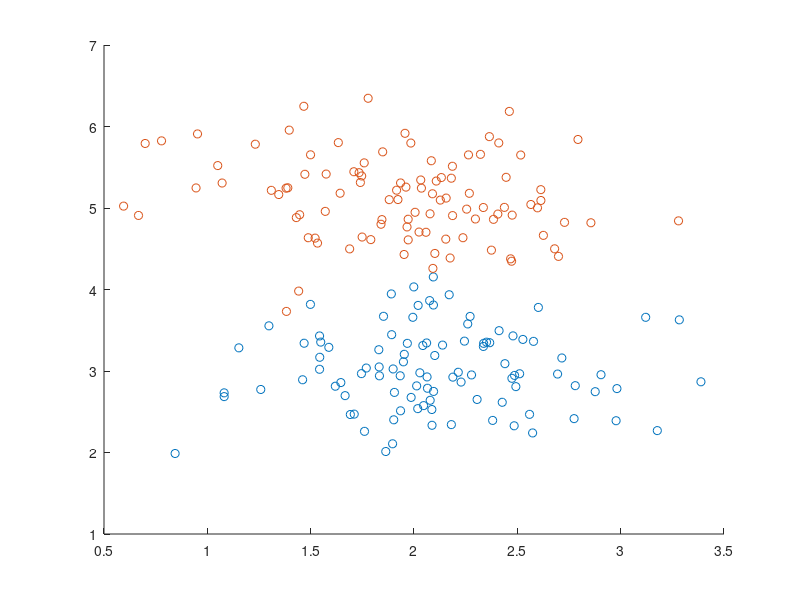

Write MATLAB code to recreate this figure. (Note: this script raises an error after producing the figure.)
%Test GDA


%create some fake data
u1 = [2,3];
u2 = [2,5];
c1 = [0.5,0.5];
c2 = [0.5,0.5];
nn = 100;

X0 = [c1(1)*randn(nn,1) + u1(1), c1(2)*randn(nn,1) + u1(2)];
X1 = [c2(1)*randn(nn,1) + u2(1), c2(2)*randn(nn,1) + u2(2)];

figure
scatter(X0(:,1),X0(:,2),'r.');
hold on
scatter(X1(:,1),X1(:,2),'b.');
hold off

%Get working data
X = [X0;X1];
Y = [ones(nn,1)*0; ones(nn,1)*1];




%Run GDA
[m,n] = size(X);
Y_row = repmat(Y,1,2);

phi = (1/m)*sum(Y==1);

mu_0 = sum( X.*(Y_row == 0) )/sum(Y==0); %find the rough mean of class 0
mu_1 = sum( X.*(Y_row == 1) )/sum(Y==1); %find the rough mean of class 1


%get relevant mean for each row
mu_y_0 = repmat(mu_0,m,1);
mu_y_1 = repmat(mu_1,m,1);
mu = mu_y_0.*(Y_row == 0) + mu_y_1.*(Y_row == 1);

sigma = (1/m).*( ( X - mu)'*( X - mu) );
sigin = inv(sigma);
thresh = 1/max(max(sigma));

%classify
stash = [];
for ii = 1:m
    P_0c = (1/ ( (2*pi)^(n/2) *sqrt(norm(sigma)) ) )* exp(-(1/2)*(X(ii,:) - mu_0)*sigin*(X(ii,:) - mu_0)' );
    P_1c = (1/ ( (2*pi)^(n/2) *sqrt(norm(sigma)) ) )* exp(-(1/2)*(X(ii,:) - mu_1)*sigin*(X(ii,:) - mu_1)' );
    
    if(max(P_0c/P_1c,P_1c/P_0c) > thresh)
        if(P_0c > P_1c)
            stash = [stash; Y(ii), 0, P_0c, P_1c, P_0c/P_1c];
        else
            stash = [stash; Y(ii), 1, P_0c, P_1c, P_1c/P_0c];
        end
    else
        %too similar, class unkown
        stash = [stash; Y(ii), -1, P_0c, P_1c, max(P_0c/P_1c,P_1c/P_0c)];
    end
end

subind = find(stash(:,2) ~= -1);
substash = stash(subind,:);
class = stash(:,1) == stash(:,2);
trueclass = substash(:,1) == substash(:,2);
disp('accuracy:')
acc = sum(class)/length(class)
disp('true accuracy:')
tacc = sum(trueclass)/length(trueclass)
disp('unkowns percentage:')
uacc = 1- (length(substash)/length(stash))

%For plotting
sigin = inv(sigma);
Xlims = [min(X),max(X)];
[X1p,X2p] = meshgrid(linspace(Xlims(1),Xlims(3),25)',linspace(Xlims(2),Xlims(4),25)');
Xp = [X1p(:) X2p(:)];

p = [];
for ii = 1:length(Xp)
    P_0temp = (1/ ( (2*pi)^(n/2) *sqrt(norm(sigma)) ) )* exp(-(1/2)*(Xp(ii,:) - mu_0)*sigin*(Xp(ii,:) - mu_0)' );
    P_1temp = (1/ ( (2*pi)^(n/2) *sqrt(norm(sigma)) ) )* exp(-(1/2)*(Xp(ii,:) - mu_1)*sigin*(Xp(ii,:) - mu_1)' );
    
    p = [p; P_0temp, P_1temp];
end

f1 = scatteredInterpolant(Xp(:,1),Xp(:,2),p(:,1));
P_0 = f1(X1p,X2p);
f1 = scatteredInterpolant(Xp(:,1),Xp(:,2),p(:,2));
P_1 = f1(X1p,X2p);
    
    
figure
scatter(X0(:,1),X0(:,2),'b.');
hold on
scatter(X1(:,1),X1(:,2),'r.');
hold on
handle0 = mesh(X1p,X2p,P_0);
hold on
handle1 = mesh(X1p,X2p,P_1);

hold off
set(handle0,'facecolor','none')
set(handle1,'facecolor','none')
colormap(cool);
colorbar;
    
